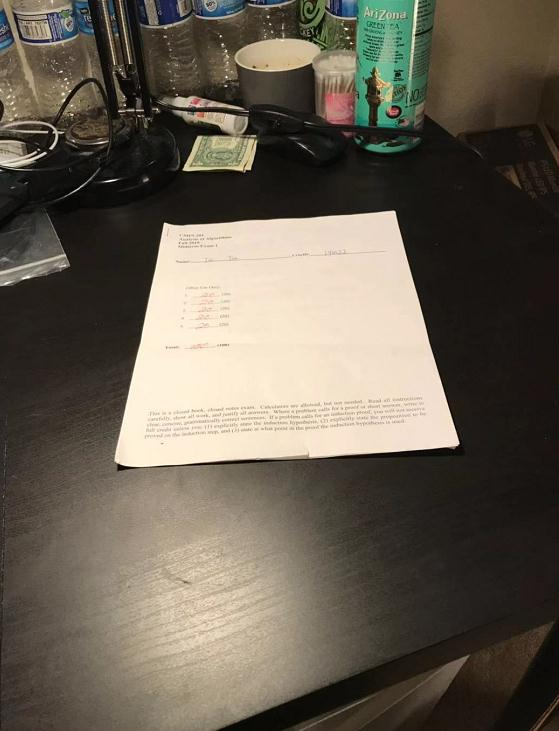
//> input picture 1.jpg, 559 x 731 px, given in place of the camera
$ ./main1   (built with g++ and OpenCV 4)
//> lines starting //> are read from the running program, lines starting //| are printed output that depends on the picture; after the words box and inside, x2 and y2 are one past the last pixel; in counts of white or black regions, pixels touching at a corner belong together
//> further down, frame is the input picture: 731 rows x 559 cols, CV_8UC3; mean B, G, R 82, 94.6, 102.5
#include <iostream>
#include <opencv2/opencv.hpp>


#include <opencv2/core/core.hpp>

#include <opencv2/highgui/highgui.hpp>

#include <opencv2/imgproc/imgproc.hpp> //图像处理头文件

#include <cv.h>

#include <highgui.h>

#include <iostream>

using namespace cv;

using namespace std;

//根据三个点计算中间那个点的夹角，这里是用三角变换，感兴趣的可以求一下公式的推导 pt1 pt0 pt2
Point2f srcTri[4], dstTri[4];
int clickTimes = 0;  //在图像上单击次数
//主函数，小编这里反省一下，没有把一些函数封装起来，显得比较乱，小编建议大家养成把处理得函数都封装起来，主函数就不会像小编这样看上去很乱了。

double getAngle(cv::Point pt1, cv::Point pt2, cv::Point pt0) {

    double dx1 = pt1.x - pt0.x;

    double dy1 = pt1.y - pt0.y;

    double dx2 = pt2.x - pt0.x;

    double dy2 = pt2.y - pt0.y;

    return (dx1 * dx2 + dy1 * dy2) / sqrt((dx1 * dx1 + dy1 * dy1) * (dx2 * dx2 + dy2 * dy2) + 1e-10);

}

//寻找最大边框

int findLargestSquare(const vector<vector<cv::Point> > &squares, vector<cv::Point> &biggest_square) {

    if (!squares.size()) return -1;

    int max_width = 0;

    int max_height = 0;

    int max_square_idx = 0;

    for (int i = 0; i < squares.size(); i++) {

        cv::Rect rectangle = boundingRect(Mat(squares[i]));

        if ((rectangle.width >= max_width) && (rectangle.height >= max_height)) {

            max_width = rectangle.width;

            max_height = rectangle.height;

            max_square_idx = i;

        }

    }

    biggest_square = squares[max_square_idx];

    return max_square_idx;

}

vector<vector<cv::Point> > contours, squares, hulls;
vector<cv::Point> hull, approx;
vector<cv::Point> largest_square;

void buildImage(Mat src) {

    Mat dst, gray, binarization, open, dilate_img, gauss_img, edges_img;
//    Mat src = imread("1.jpg");

//处理为灰度图

    cvtColor(src, gray, CV_BGR2GRAY);
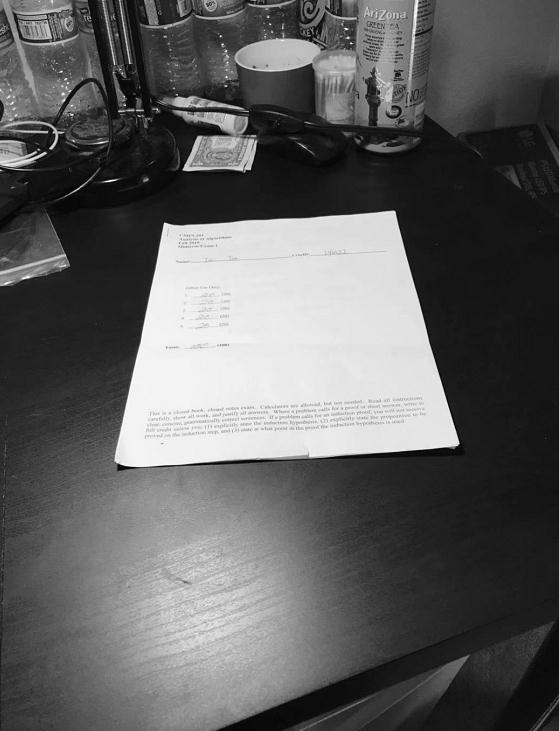
//> gray: 731 rows x 559 cols, CV_8UC1; min 0, max 255, mean 95.6

//高斯滤波

//    GaussianBlur(gray, gauss_img, Size(3, 3), 2, 2);
medianBlur(gray,gauss_img,15);
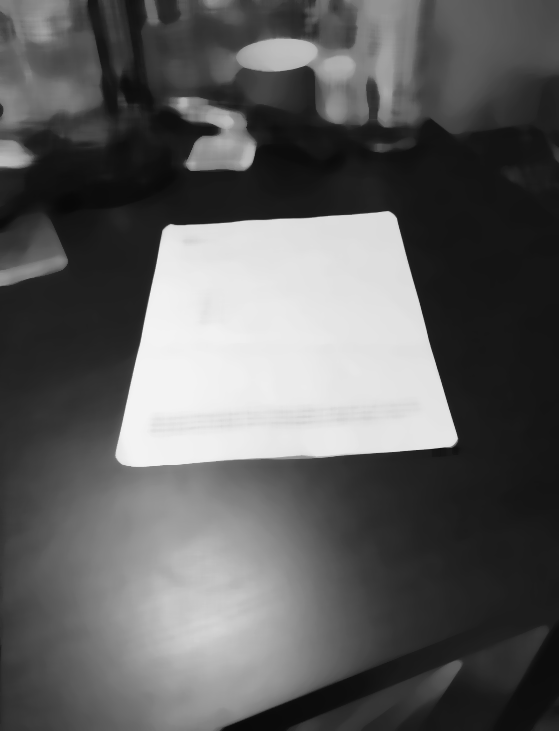
//> gauss_img: 731 rows x 559 cols, CV_8UC1; min 8, max 243, mean 95.2
    imshow("GaussianBlur", gauss_img);

//边缘检测

    Canny(gauss_img, edges_img, 100, 300, 3);
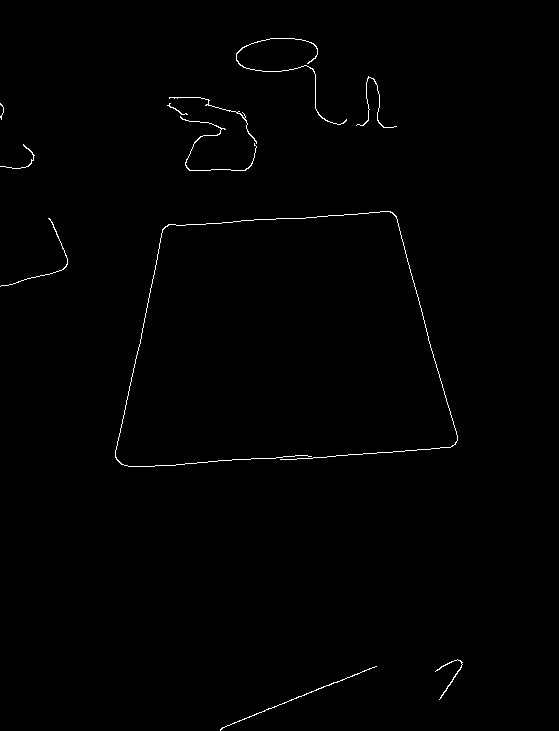
//> edges_img: 731 rows x 559 cols, CV_8UC1; 0.59% white in thin lines or dots, all inside (x1, y1, x2, y2) = (0, 38, 463, 731)
    imshow("xxxxxxx", edges_img);
//膨胀

    dilate(edges_img, dilate_img, Mat(), cv::Point(-1, -1), 2, 1, 1);
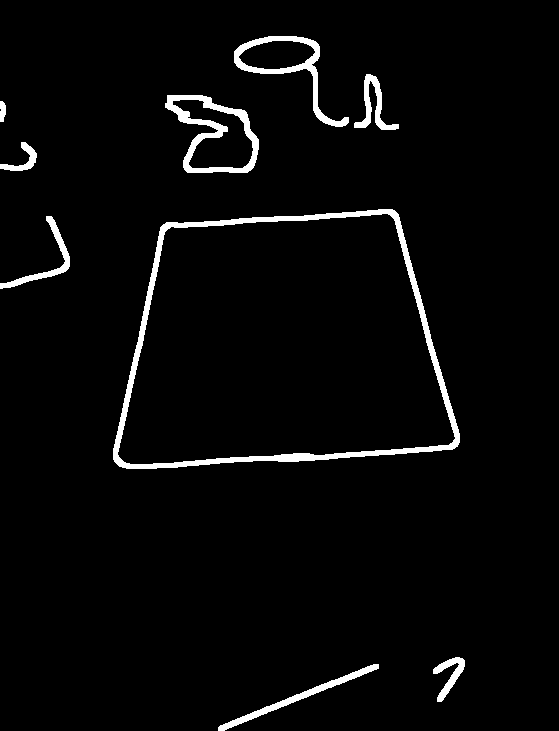
//> dilate_img: 731 rows x 559 cols, CV_8UC1; 3.2% white; 9 white regions
    imshow("dilate_img", dilate_img);
//定义容器类型得变量，不太明白得可以看看C++的容器这一部分知识


    contours.clear();
    squares.clear();
    hulls.clear();
//寻找出所有闭合的边框

    findContours(dilate_img, contours, RETR_CCOMP, CHAIN_APPROX_SIMPLE);
//> contours = 12 contours; largest, box (x1, y1, x2, y2) and area: (113, 209, 460, 469) 71416, (117, 213, 456, 465) 66504, (165, 95, 259, 173) 4644, (234, 36, 349, 127) 3031, (172, 99, 254, 169) 2884


    hull.clear();
    approx.clear();
//筛选边框

    for (int i = 0; i < contours.size(); i++) {

//获得轮廓的凸包

        convexHull(contours[i], hull);

//多边形拟合凸包边框(此时的拟合的精度较低)

//arcLength得到轮廓的长度

        approxPolyDP(Mat(hull), approx, arcLength(Mat(hull), true) * 0.02, true);

//筛选出四边形的各个角度都接近直角的凸四边形

        if (approx.size() == 4 && isContourConvex(Mat(approx))) {

// [12 lines of commented-out code are left out]

                squares.push_back(approx);

                hulls.push_back(hull);

//            }

        }

    }
//> this loop made 12 passes
//> approx on passes 1, 3: 2 Points (x, y): [378, 664], [218, 730], 4 Points (x, y): [51, 216], [69, 256], [68, 268], [0, 288]


//找出外接矩形最大的四边形
    largest_square.clear();
    std::cerr <<"squares大小:"<<squares.size()<< std::endl;
    int idex = findLargestSquare(squares, largest_square);
//> the loop in findLargestSquare, `for (int i = 0; i < squares.size(); i++)` made 4 passes
//> (rectangle, max_width, max_height) on passes 1 to 2: (Rect(0, 216, 70, 73), 70, 73), (Rect(114, 214, 344, 248), 344, 248)
//> rectangle on passes 3 to 4: Rect(118, 219, 334, 238), Rect(354, 74, 45, 55)
//> after the loop in findLargestSquare, `for (int i = 0; i < squares.size(); i++)`: max_width = 344; max_height = 248; max_square_idx = 1
//> in findLargestSquare, `biggest_square = squares[max_square_idx];`: biggest_square = 4 Points (x, y): [398, 214], [457, 446], [114, 461], [163, 224]
//> largest_square has the same summary as biggest_square in findLargestSquare; idex = 1
    if (idex <= 0 || squares[idex].empty()) {
        std::cerr << "picture is mark failed" << std::endl;
        return;
    }

    for (int i = 0; i < 4; i++) {
// [5 lines of commented-out code are left out]
        if (i < 3) {

            line(src, squares[idex][i], squares[idex][i + 1], Scalar(0, 0, 255), 5);

        } else

            line(src, squares[idex][3], squares[idex][0], Scalar(0, 0, 255), 5);

    }
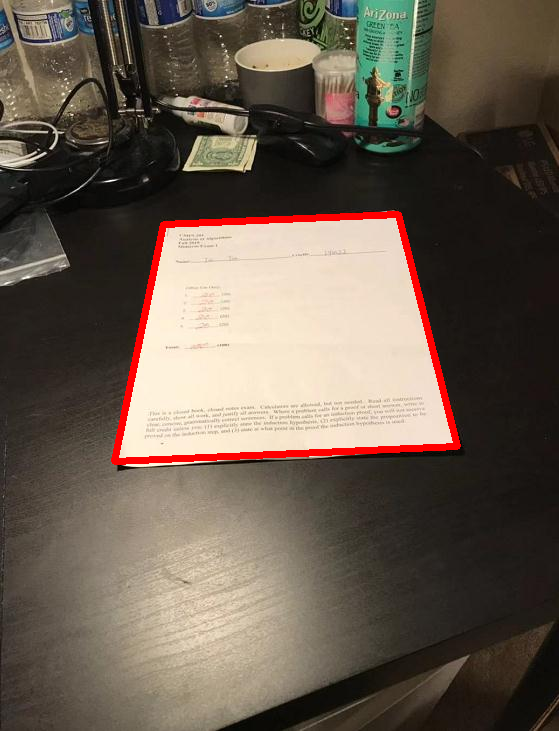
//> src: 731 rows x 559 cols, CV_8UC3; 1.82% of pixels changed, all inside (x1, y1, x2, y2) = (111, 211, 461, 465)

//显示出来

    namedWindow("draw", CV_WINDOW_NORMAL);

    imshow("draw", src);
// [104 lines of commented-out code are left out]

}

int main(int argc, char *argv[]) {
    VideoCapture cap; //定义视频对象
    cap.open(0);  //0为设备的ID号
    Mat frame;
    for (;;) {
        cap >> frame;
        if (!frame.empty()) {
            buildImage(frame);
        }
        waitKey(30); //0.03s获取一帧
    }


    return 0;

}

$ run again, on 1010.jpg
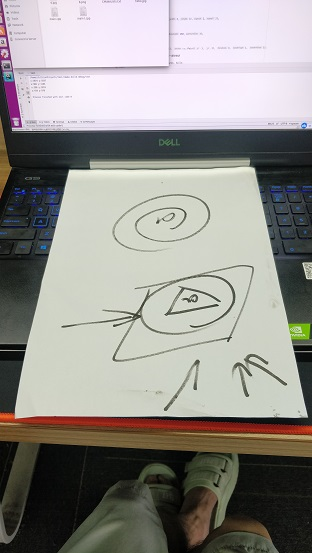
//> input picture 1010.jpg, 312 x 553 px, given in place of the camera
//> frame is the input picture: 553 rows x 312 cols, CV_8UC3; mean B, G, R 141.7, 145.8, 148.3
//> in buildImage, `Canny(gauss_img, edges_img, 100, 300, 3);`:
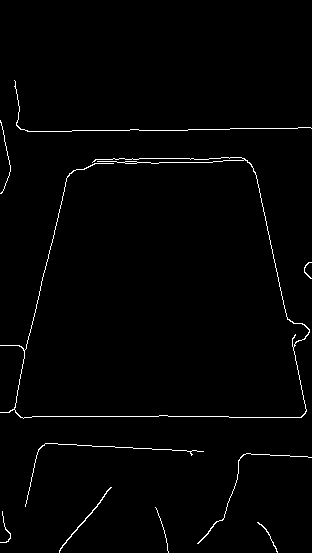
//> edges_img: 553 rows x 312 cols, CV_8UC1; 1.4% white in thin lines or dots, all inside (x1, y1, x2, y2) = (0, 80, 312, 553)
//> dilate_img: 553 rows x 312 cols, CV_8UC1; 7.3% white; 10 white regions
//> contours = 11 contours; largest, box (x1, y1, x2, y2) and area: (0, 155, 312, 421) 64186, (17, 162, 307, 416) 58770, (12, 78, 312, 134) 1460, (23, 441, 206, 509) 1049, (195, 451, 312, 546) 865
//> the loop in buildImage, `for (int i = 0; i < contours.size(); i++)` made 11 passes
//> approx on passes 5, 6, 10, 11: 3 Points (x, y): [311, 455], [195, 545], [241, 452], 3 Points (x, y): [23, 508], [43, 441], [205, 449], 3 Points (x, y): [2, 118], [12, 173], [0, 195], 3 Points (x, y): [12, 78], [311, 130], [25, 133]
//> the loop in findLargestSquare, `for (int i = 0; i < squares.size(); i++)` made 2 passes
//> (rectangle, max_width, max_height) on passes 1 to 2: (Rect(153, 505, 18, 48), 18, 48), (Rect(57, 485, 57, 68), 57, 68)
//> after the loop in findLargestSquare, `for (int i = 0; i < squares.size(); i++)`: max_width = 57; max_height = 68; max_square_idx = 1
//> biggest_square = 4 Points (x, y): [113, 485], [94, 514], [57, 552], [104, 489]
//> largest_square has the same summary as biggest_square in findLargestSquare; idex = 1
//> after the loop in buildImage, `for (int i = 0; i < 4; i++)`:
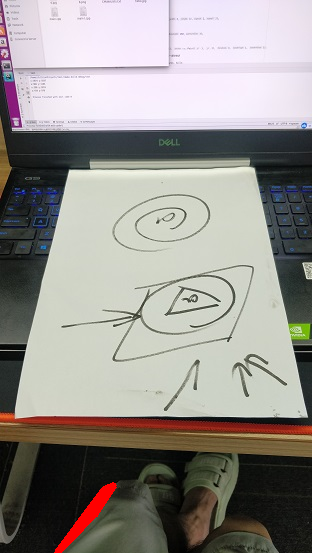
//> src: 553 rows x 312 cols, CV_8UC3; 0.58% of pixels changed, all inside (x1, y1, x2, y2) = (54, 482, 117, 553)

$ run again, on 1127.jpg
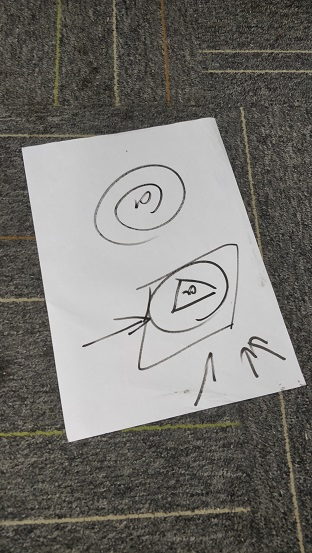
//> input picture 1127.jpg, 312 x 553 px, given in place of the camera
//> frame is the input picture: 553 rows x 312 cols, CV_8UC3; mean B, G, R 113.3, 117.5, 119.4
//> in buildImage, `Canny(gauss_img, edges_img, 100, 300, 3);`:
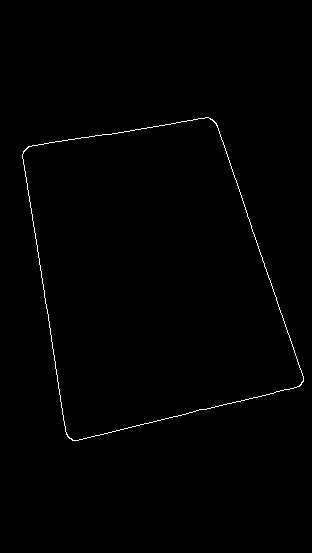
//> edges_img: 553 rows x 312 cols, CV_8UC1; 0.58% white in thin lines or dots, all inside (x1, y1, x2, y2) = (22, 117, 304, 441)
//> in buildImage, `dilate(edges_img, dilate_img, Mat(), cv::Point(-1, -1), 2, 1, 1);`:
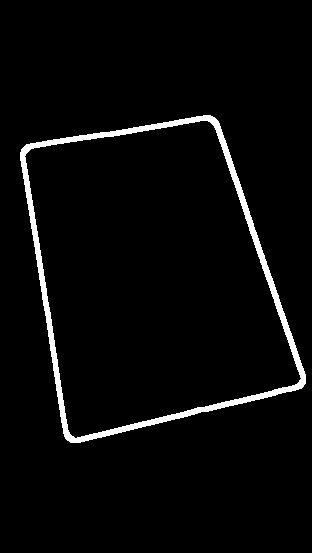
//> dilate_img: 553 rows x 312 cols, CV_8UC1; 3.4% white; 1 white region
//> contours = 2 contours; box (x1, y1, x2, y2) and area: (20, 115, 306, 443) 66026, (24, 120, 302, 439) 61172
//> the loop in buildImage, `for (int i = 0; i < contours.size(); i++)` made 2 passes
//> the loop in findLargestSquare, `for (int i = 0; i < squares.size(); i++)` made 2 passes
//> (rectangle, max_width, max_height) on pass 1: (Rect(21, 115, 285, 328), 285, 328)
//> after the loop in findLargestSquare, `for (int i = 0; i < squares.size(); i++)`: max_width = 285; max_height = 328; max_square_idx = 0
//> biggest_square = 4 Points (x, y): [210, 115], [305, 383], [70, 442], [21, 149]
//> largest_square has the same summary as biggest_square in findLargestSquare; idex = 0

$ run again, on 126.jpg
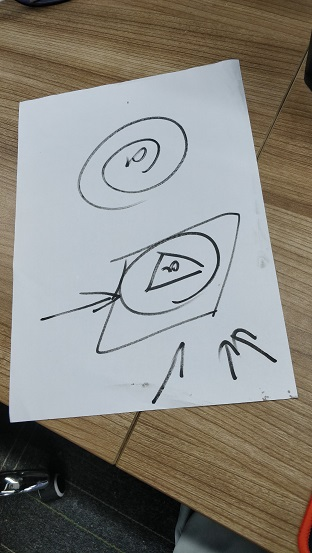
//> input picture 126.jpg, 312 x 553 px, given in place of the camera
//> frame is the input picture: 553 rows x 312 cols, CV_8UC3; mean B, G, R 128.7, 135, 137
//> in buildImage, `Canny(gauss_img, edges_img, 100, 300, 3);`:
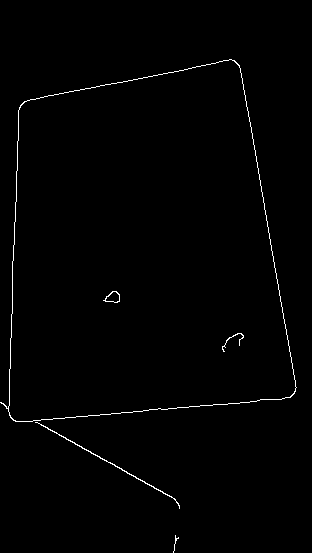
//> edges_img: 553 rows x 312 cols, CV_8UC1; 0.89% white in thin lines or dots, all inside (x1, y1, x2, y2) = (0, 59, 297, 553)
//> in buildImage, `dilate(edges_img, dilate_img, Mat(), cv::Point(-1, -1), 2, 1, 1);`:
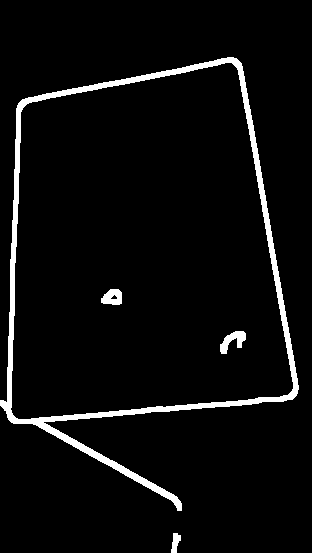
//> dilate_img: 553 rows x 312 cols, CV_8UC1; 4.8% white; 4 white regions
//> contours = 6 contours; box (x1, y1, x2, y2) and area: (0, 57, 299, 511) 88360, (10, 62, 294, 420) 82090, (220, 331, 246, 354) 256, (101, 289, 122, 305) 240, (171, 533, 181, 553) 102, (110, 294, 118, 300) 22
//> the loop in buildImage, `for (int i = 0; i < contours.size(); i++)` made 6 passes
//> approx on pass 6: 4 Points (x, y): [231, 62], [292, 390], [16, 418], [22, 108]
//> the loop in findLargestSquare, `for (int i = 0; i < squares.size(); i++)` made 1 pass
//> (rectangle, max_width, max_height) on pass 1: (Rect(16, 62, 277, 357), 277, 357)
//> after the loop in findLargestSquare, `for (int i = 0; i < squares.size(); i++)`: max_width = 277; max_height = 357; max_square_idx = 0
//> biggest_square = 4 Points (x, y): [231, 62], [292, 390], [16, 418], [22, 108]
//> largest_square has the same summary as biggest_square in findLargestSquare; idex = 0
